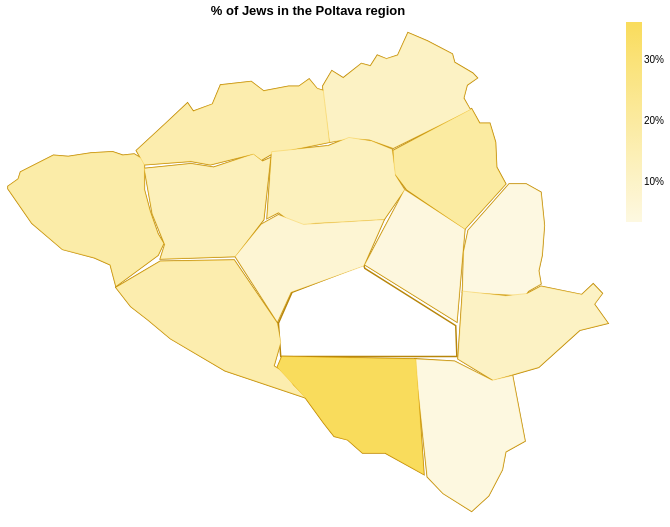

The notebook cell this image was saved under:
### Code cell
#adding a year column for both dfs
data_religion["year"] = 1835
data_religion2["year"] = 1850

#correcting spelling differences
fixes = {
    "Констянтиноградський": "Костянтиноградський",
    "Переслявський": "Переяславський"
}
data_religion["Повіти"] = data_religion["Повіти"].replace(fixes)
data_religion2["Повіти"] = data_religion2["Повіти"].replace(fixes)

#calculating the fractions of Jews in the population
data_religion["Частка_Євреїв"] = data_religion["Євреї"] / data_religion["Загальне населеня"]
data_religion2["Частка_Євреїв"] = data_religion2["Євреї"] / data_religion2["Загальне населеня"]

#combining the two dfs
data_all = pd.concat([data_religion, data_religion2], ignore_index=True)

#loading geojson
gdf = gpd.read_file("final_geojson2.geojson")

#merging geojson with data on district names
gdf_merged = gdf.merge(data_all, left_on="name", right_on="Повіти", how="left")

#adding an interactive feature for the map -- year dropdown
year_dropdown = alt.binding_select(options=[1835, 1850], name="Year: ")
year_select = alt.selection_point(fields=["year"], bind=year_dropdown, value=1835)

#layer 1: stroke and white fill for NaN districts
base_layer = alt.Chart(gdf_merged).mark_geoshape(
    fill="white",
    stroke="#B8860B",
    strokeWidth=1.5
).encode(
    tooltip=[
        alt.Tooltip("name:N", title="District"),
        alt.Tooltip("year:O", title="Year"),
        alt.Tooltip("Частка_Євреїв:Q", title="% of Jews")

    ]
).transform_filter(
    year_select
)

#layer 2: color fill
data_layer = alt.Chart(gdf_merged).mark_geoshape(
    stroke="#F0B609",
    strokeWidth=1,
    strokeOpacity=0.3
).encode(
    color=alt.Color(
        "Частка_Євреїв:Q",
        scale=alt.Scale(range=["#FDF8E1", "#F9DC5C"]), #custom color range dependant on the fraction in disrtict
        legend=alt.Legend(title=None, format=".0%") 
    ),
    tooltip=[
        alt.Tooltip("name:N", title="District"),
        alt.Tooltip("year:O", title="Year"),
        alt.Tooltip("Частка_Євреїв:Q", title="% of Jews", format=".1%")
    ]
).transform_filter(
    year_select
).transform_filter(
    "datum.Частка_Євреїв != null"
)

#combining two layers
map_chart = (base_layer + data_layer).add_params(
    year_select
).properties(
    width=600,
    height=500,
    title="% of Jews in the Poltava region"
).project(
    type="identity",
    reflectY=True
)

map_chart

### Figure 1 — Vega-Lite specification as saved in the notebook (floating-point values rounded to 4 significant figures)
{"$schema": "https://vega.github.io/schema/vega-lite/v5.20.1.json", "config": {"view": {"continuousHeight": 300, "continuousWidth": 300}}, "data": {"name": "data-a4c196589396a2d4c7d285e2852e1dc3"}, "datasets": {"data-a4c196589396a2d4c7d285e2852e1dc3": [{"geometry": {"coordinates": [[[30.15, 50.58], [30.16, 50.59], [30.16, 50.59], [30.19, 50.61], [30.21, 50.61], [30.23, 50.61], [30.26, 50.62], [30.27, 50.61], [30.28, 50.61], [30.29, 50.61], [30.29, 50.58], [30.3, 50.55], [30.3, 50.53], [30.31, 50.52], [30.3, 50.51], [30.26, 50.48], [30.25, 50.5], [30.24, 50.5], [30.2, 50.51], [30.17, 50.54], [30.15, 50.58], [30.15, 50.58]]], "type": "Polygon"}, "name": "Переяславський", "type": "Feature", "year": 1835, "Євреї": 1522, "Загальне населеня": 8461, "Повіти": "Переяславський", "Частка_Євреїв": 0.1799}, {"geometry": {"coordinates": [[[30.15, 50.58], [30.16, 50.59], [30.16, 50.59], [30.19, 50.61], [30.21, 50.61], [30.23, 50.61], [30.26, 50.62], [30.27, 50.61], [30.28, 50.61], [30.29, 50.61], [30.29, 50.58], [30.3, 50.55], [30.3, 50.53], [30.31, 50.52], [30.3, 50.51], [30.26, 50.48], [30.25, 50.5], [30.24, 50.5], [30.2, 50.51], [30.17, 50.54], [30.15, 50.58], [30.15, 50.58]]], "type": "Polygon"}, "name": "Переяславський", "type": "Feature", "year": 1850, "Євреї": 2329, "Загальне населеня": 7907, "Повіти": "Переяславський", "Частка_Євреїв": 0.2945}, {"geometry": {"coordinates": [[[30.26, 50.47], [30.31, 50.5], [30.38, 50.5], [30.43, 50.44], [30.43, 50.42], [30.42, 50.39], [30.44, 50.38], [30.44, 50.37], [30.46, 50.36], [30.37, 50.39], [30.32, 50.42], [30.29, 50.44], [30.28, 50.45], [30.26, 50.47]]], "type": "Polygon"}, "name": "Золотоніський", "type": "Feature", "year": 1835, "Євреї": 1000, "Загальне населеня": 6031, "Повіти": "Золотоніський", "Частка_Євреїв": 0.1658}, {"geometry": {"coordinates": [[[30.26, 50.47], [30.31, 50.5], [30.38, 50.5], [30.43, 50.44], [30.43, 50.42], [30.42, 50.39], [30.44, 50.38], [30.44, 50.37], [30.46, 50.36], [30.37, 50.39], [30.32, 50.42], [30.29, 50.44], [30.28, 50.45], [30.26, 50.47]]], "type": "Polygon"}, "name": "Золотоніський", "type": "Feature", "year": 1850, "Євреї": 1198, "Загальне населеня": 5619, "Повіти": "Золотоніський", "Частка_Євреїв": 0.2132}, {"geometry": {"coordinates": [[[30.29, 50.6], [30.34, 50.6], [30.36, 50.6], [30.4, 50.61], [30.41, 50.61], [30.42, 50.61], [30.41, 50.54], [30.38, 50.51], [30.31, 50.5], [30.31, 50.52], [30.3, 50.55], [30.29, 50.6]]], "type": "Polygon"}, "name": "Пирятинський", "type": "Feature", "year": 1835, "Євреї": 419, "Загальне населеня": 3131, "Повіти": "Пирятинський", "Частка_Євреїв": 0.1338}, {"geometry": {"coordinates": [[[30.29, 50.6], [30.34, 50.6], [30.36, 50.6], [30.4, 50.61], [30.41, 50.61], [30.42, 50.61], [30.41, 50.54], [30.38, 50.51], [30.31, 50.5], [30.31, 50.52], [30.3, 50.55], [30.29, 50.6]]], "type": "Polygon"}, "name": "Пирятинський", "type": "Feature", "year": 1850, "Євреї": null, "Загальне населеня": 3543, "Повіти": "Пирятинський", "Частка_Євреїв": null}, {"geometry": {"coordinates": [[[30.28, 50.62], [30.31, 50.64], [30.33, 50.67], [30.34, 50.66], [30.36, 50.66], [30.37, 50.68], [30.4, 50.69], [30.41, 50.68], [30.44, 50.68], [30.45, 50.68], [30.46, 50.69], [30.47, 50.68], [30.48, 50.68], [30.48, 50.63], [30.42, 50.61], [30.41, 50.61], [30.4, 50.61], [30.36, 50.6], [30.34, 50.61], [30.29, 50.6], [30.28, 50.62]]], "type": "Polygon"}, "name": "Прилуцький", "type": "Feature", "year": 1835, "Євреї": 1153, "Загальне населеня": 6941, "Повіти": "Прилуцький", "Частка_Євреїв": 0.1661}, {"geometry": {"coordinates": [[[30.28, 50.62], [30.31, 50.64], [30.33, 50.67], [30.34, 50.66], [30.36, 50.66], [30.37, 50.68], [30.4, 50.69], [30.41, 50.68], [30.44, 50.68], [30.45, 50.68], [30.46, 50.69], [30.47, 50.68], [30.48, 50.68], [30.48, 50.63], [30.42, 50.61], [30.41, 50.61], [30.4, 50.61], [30.36, 50.6], [30.34, 50.61], [30.29, 50.6], [30.28, 50.62]]], "type": "Polygon"}, "name": "Прилуцький", "type": "Feature", "year": 1850, "Євреї": 1561, "Загальне населеня": 8769, "Повіти": "Прилуцький", "Частка_Євреїв": 0.178}, {"geometry": {"coordinates": [[[30.47, 50.68], [30.48, 50.7], [30.5, 50.69], [30.52, 50.71], [30.52, 50.7], [30.53, 50.72], [30.54, 50.71], [30.55, 50.72], [30.56, 50.74], [30.58, 50.73], [30.61, 50.72], [30.61, 50.71], [30.63, 50.7], [30.64, 50.69], [30.63, 50.68], [30.62, 50.67], [30.63, 50.66], [30.55, 50.62], [30.52, 50.63], [30.5, 50.63], [30.48, 50.63], [30.47, 50.68]]], "type": "Polygon"}, "name": "Роменський", "type": "Feature", "year": 1835, "Євреї": 764, "Загальне населеня": 6966, "Повіти": "Роменський", "Частка_Євреїв": 0.1097}, {"geometry": {"coordinates": [[[30.47, 50.68], [30.48, 50.7], [30.5, 50.69], [30.52, 50.71], [30.52, 50.7], [30.53, 50.72], [30.54, 50.71], [30.55, 50.72], [30.56, 50.74], [30.58, 50.73], [30.61, 50.72], [30.61, 50.71], [30.63, 50.7], [30.64, 50.69], [30.63, 50.68], [30.62, 50.67], [30.63, 50.66], [30.55, 50.62], [30.52, 50.63], [30.5, 50.63], [30.48, 50.63], [30.47, 50.68]]], "type": "Polygon"}, "name": "Роменський", "type": "Feature", "year": 1850, "Євреї": 1221, "Загальне населеня": 6000, "Повіти": "Роменський", "Частка_Євреїв": 0.2035}, {"geometry": {"coordinates": [[[30.63, 50.66], [30.64, 50.64], [30.65, 50.64], [30.65, 50.63], [30.66, 50.6], [30.67, 50.58], [30.62, 50.53], [30.56, 50.58], [30.55, 50.59], [30.55, 50.62], [30.63, 50.66]]], "type": "Polygon"}, "name": "Гадяцький", "type": "Feature", "year": 1835, "Євреї": 973, "Загальне населеня": 4932, "Повіти": "Гадяцький", "Частка_Євреїв": 0.1973}, {"geometry": {"coordinates": [[[30.63, 50.66], [30.64, 50.64], [30.65, 50.64], [30.65, 50.63], [30.66, 50.6], [30.67, 50.58], [30.62, 50.53], [30.56, 50.58], [30.55, 50.59], [30.55, 50.62], [30.63, 50.66]]], "type": "Polygon"}, "name": "Гадяцький", "type": "Feature", "year": 1850, "Євреї": null, "Загальне населеня": 4909, "Повіти": "Гадяцький", "Частка_Євреїв": null}, {"geometry": {"coordinates": [[[30.42, 50.55], [30.43, 50.55], [30.44, 50.54], [30.45, 50.54], [30.47, 50.54], [30.5, 50.54], [30.54, 50.54], [30.56, 50.58], [30.55, 50.59], [30.55, 50.62], [30.53, 50.63], [30.5, 50.63], [30.48, 50.62], [30.42, 50.62], [30.42, 50.55]]], "type": "Polygon"}, "name": "Лохвицький", "type": "Feature", "year": 1835, "Євреї": 989, "Загальне населеня": 7781, "Повіти": "Лохвицький", "Частка_Євреїв": 0.1271}, {"geometry": {"coordinates": [[[30.42, 50.55], [30.43, 50.55], [30.44, 50.54], [30.45, 50.54], [30.47, 50.54], [30.5, 50.54], [30.54, 50.54], [30.56, 50.58], [30.55, 50.59], [30.55, 50.62], [30.53, 50.63], [30.5, 50.63], [30.48, 50.62], [30.42, 50.62], [30.42, 50.55]]], "type": "Polygon"}, "name": "Лохвицький", "type": "Feature", "year": 1850, "Євреї": null, "Загальне населеня": 6460, "Повіти": "Лохвицький", "Частка_Євреїв": null}, {"geometry": {"coordinates": [[[30.43, 50.44], [30.44, 50.47], [30.52, 50.5], [30.54, 50.54], [30.45, 50.54], [30.43, 50.55], [30.41, 50.54], [30.38, 50.51], [30.43, 50.44]]], "type": "Polygon"}, "name": "Лубенський", "type": "Feature", "year": 1835, "Євреї": 191, "Загальне населеня": 2694, "Повіти": "Лубенський", "Частка_Євреїв": 0.0709}, {"geometry": {"coordinates": [[[30.43, 50.44], [30.44, 50.47], [30.52, 50.5], [30.54, 50.54], [30.45, 50.54], [30.43, 50.55], [30.41, 50.54], [30.38, 50.51], [30.43, 50.44]]], "type": "Polygon"}, "name": "Лубенський", "type": "Feature", "year": 1850, "Євреї": 407, "Загальне населеня": 2387, "Повіти": "Лубенський", "Частка_Євреїв": 0.1705}, {"geometry": {"coordinates": [[[30.52, 50.49], [30.61, 50.43], [30.61, 50.4], [30.43, 50.4], [30.43, 50.44], [30.44, 50.47], [30.52, 50.5], [30.52, 50.49]]], "type": "Polygon"}, "name": "Хорольський", "type": "Feature", "year": 1835, "Євреї": null, "Загальне населеня": 4006, "Повіти": "Хорольський", "Частка_Євреїв": null}, {"geometry": {"coordinates": [[[30.52, 50.49], [30.61, 50.43], [30.61, 50.4], [30.43, 50.4], [30.43, 50.44], [30.44, 50.47], [30.52, 50.5], [30.52, 50.49]]], "type": "Polygon"}, "name": "Хорольський", "type": "Feature", "year": 1850, "Євреї": 222, "Загальне населеня": 3785, "Повіти": "Хорольський", "Частка_Євреїв": 0.05865}, {"geometry": {"coordinates": [[[30.62, 50.53], [30.62, 50.51], [30.61, 50.44], [30.52, 50.5], [30.56, 50.58], [30.62, 50.53]]], "type": "Polygon"}, "name": "Миргородський", "type": "Feature", "year": 1835, "Євреї": 306, "Загальне населеня": 7261, "Повіти": "Миргородський", "Частка_Євреїв": 0.04214}, {"geometry": {"coordinates": [[[30.62, 50.53], [30.62, 50.51], [30.61, 50.44], [30.52, 50.5], [30.56, 50.58], [30.62, 50.53]]], "type": "Polygon"}, "name": "Миргородський", "type": "Feature", "year": 1850, "Євреї": 421, "Загальне населеня": 6418, "Повіти": "Миргородський", "Частка_Євреїв": 0.0656}, {"geometry": {"coordinates": [[[30.67, 50.58], [30.69, 50.58], [30.7, 50.57], [30.71, 50.54], [30.7, 50.51], [30.7, 50.49], [30.7, 50.48], [30.69, 50.47], [30.69, 50.47], [30.62, 50.47], [30.62, 50.51], [30.63, 50.53], [30.67, 50.58]]], "type": "Polygon"}, "name": "Зіньківський", "type": "Feature", "year": 1835, "Євреї": 261, "Загальне населеня": 7430, "Повіти": "Зіньківський", "Частка_Євреїв": 0.03513}, {"geometry": {"coordinates": [[[30.67, 50.58], [30.69, 50.58], [30.7, 50.57], [30.71, 50.54], [30.7, 50.51], [30.7, 50.49], [30.7, 50.48], [30.69, 50.47], [30.69, 50.47], [30.62, 50.47], [30.62, 50.51], [30.63, 50.53], [30.67, 50.58]]], "type": "Polygon"}, "name": "Зіньківський", "type": "Feature", "year": 1850, "Євреї": 357, "Загальне населеня": 7715, "Повіти": "Зіньківський", "Частка_Євреїв": 0.04627}, {"geometry": {"coordinates": [[[30.62, 50.4], [30.65, 50.38], [30.7, 50.39], [30.74, 50.43], [30.77, 50.44], [30.76, 50.46], [30.77, 50.47], [30.76, 50.48], [30.74, 50.47], [30.7, 50.48], [30.69, 50.47], [30.67, 50.47], [30.62, 50.47], [30.62, 50.4]]], "type": "Polygon"}, "name": "Полтавський", "type": "Feature", "year": 1835, "Євреї": 2083, "Загальне населеня": 19095, "Повіти": "Полтавський", "Частка_Євреїв": 0.1091}, {"geometry": {"coordinates": [[[30.62, 50.4], [30.65, 50.38], [30.7, 50.39], [30.74, 50.43], [30.77, 50.44], [30.76, 50.46], [30.77, 50.47], [30.76, 50.48], [30.74, 50.47], [30.7, 50.48], [30.69, 50.47], [30.67, 50.47], [30.62, 50.47], [30.62, 50.4]]], "type": "Polygon"}, "name": "Полтавський", "type": "Feature", "year": 1850, "Євреї": 1302, "Загальне населеня": 20071, "Повіти": "Полтавський", "Частка_Євреїв": 0.06487}, {"geometry": {"coordinates": [[[30.77, 50.44], [30.79, 50.41], [30.81, 50.42], [30.82, 50.42], [30.84, 50.41], [30.85, 50.39], [30.85, 50.37], [30.85, 50.36], [30.86, 50.34], [30.85, 50.33], [30.85, 50.3], [30.83, 50.29], [30.82, 50.29], [30.8, 50.3], [30.77, 50.31], [30.74, 50.33], [30.71, 50.32], [30.69, 50.31], [30.67, 50.38], [30.7, 50.39], [30.74, 50.43], [30.77, 50.44]]], "type": "Polygon"}, "name": "Констянтиноградський", "type": "Feature", "year": null, "Євреї": null, "Загальне населеня": null, "Повіти": null, "Частка_Євреїв": null}, {"geometry": {"coordinates": [[[30.69, 50.31], [30.67, 50.3], [30.66, 50.28], [30.65, 50.26], [30.63, 50.24], [30.6, 50.26], [30.58, 50.28], [30.57, 50.4], [30.61, 50.4], [30.65, 50.38], [30.67, 50.38], [30.69, 50.31]]], "type": "Polygon"}, "name": "Кобеляцький", "type": "Feature", "year": 1835, "Євреї": 320, "Загальне населеня": 8457, "Повіти": "Кобеляцький", "Частка_Євреїв": 0.03784}, {"geometry": {"coordinates": [[[30.69, 50.31], [30.67, 50.3], [30.66, 50.28], [30.65, 50.26], [30.63, 50.24], [30.6, 50.26], [30.58, 50.28], [30.57, 50.4], [30.61, 50.4], [30.65, 50.38], [30.67, 50.38], [30.69, 50.31]]], "type": "Polygon"}, "name": "Кобеляцький", "type": "Feature", "year": 1850, "Євреї": null, "Загальне населеня": 7752, "Повіти": "Кобеляцький", "Частка_Євреїв": null}, {"geometry": {"coordinates": [[[30.46, 50.36], [30.48, 50.33], [30.49, 50.32], [30.5, 50.32], [30.52, 50.3], [30.54, 50.3], [30.58, 50.28], [30.57, 50.4], [30.43, 50.4], [30.43, 50.39], [30.46, 50.36]]], "type": "Polygon"}, "name": "Кременчуцький", "type": "Feature", "year": 1835, "Євреї": 6855, "Загальне населеня": 18880, "Повіти": "Кременчуцький", "Частка_Євреїв": 0.3631}, {"geometry": {"coordinates": [[[30.46, 50.36], [30.48, 50.33], [30.49, 50.32], [30.5, 50.32], [30.52, 50.3], [30.54, 50.3], [30.58, 50.28], [30.57, 50.4], [30.43, 50.4], [30.43, 50.39], [30.46, 50.36]]], "type": "Polygon"}, "name": "Кременчуцький", "type": "Feature", "year": 1850, "Євреї": 6029, "Загальне населеня": 17074, "Повіти": "Кременчуцький", "Частка_Євреїв": 0.3531}]}, "height": 500, "layer": [{"encoding": {"tooltip": [{"field": "name", "title": "District", "type": "nominal"}, {"field": "year", "title": "Year", "type": "ordinal"}, {"field": "Частка_Євреїв", "title": "% of Jews", "type": "quantitative"}]}, "mark": {"fill": "white", "stroke": "#B8860B", "strokeWidth": 1.5, "type": "geoshape"}, "name": "view_6", "transform": [{"filter": {"param": "param_6"}}]}, {"encoding": {"color": {"field": "Частка_Євреїв", "legend": {"format": ".0%", "title": null}, "scale": {"range": ["#FDF8E1", "#F9DC5C"]}, "type": "quantitative"}, "tooltip": [{"field": "name", "title": "District", "type": "nominal"}, {"field": "year", "title": "Year", "type": "ordinal"}, {"field": "Частка_Євреїв", "format": ".1%", "title": "% of Jews", "type": "quantitative"}]}, "mark": {"stroke": "#F0B609", "strokeOpacity": 0.3, "strokeWidth": 1, "type": "geoshape"}, "transform": [{"filter": {"param": "param_6"}}, {"filter": "datum.Частка_Євреїв != null"}]}], "params": [{"bind": {"input": "select", "name": "Year: ", "options": [1835, 1850]}, "name": "param_6", "select": {"fields": ["year"], "type": "point"}, "value": 1835, "views": ["view_6"]}], "projection": {"reflectY": true, "type": "identity"}, "title": "% of Jews in the Poltava region", "width": 600}
